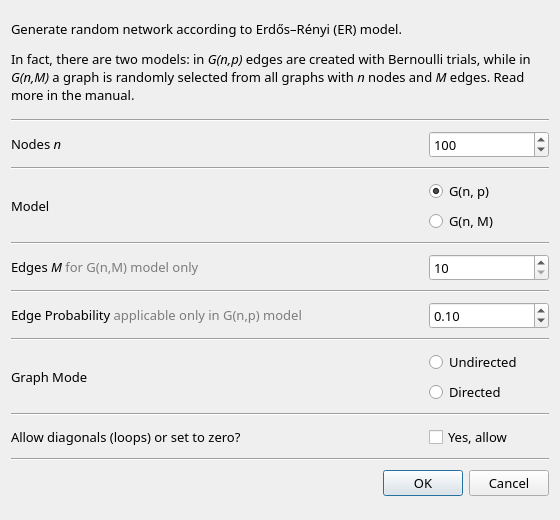
<?xml version="1.0" encoding="UTF-8"?>
<ui version="4.0">
 <class>RandErdosRenyiDialog</class>
 <widget class="QDialog" name="RandErdosRenyiDialog">
  <property name="geometry">
   <rect>
    <x>0</x>
    <y>0</y>
    <width>560</width>
    <height>520</height>
   </rect>
  </property>
  <property name="sizePolicy">
   <sizepolicy hsizetype="MinimumExpanding" vsizetype="MinimumExpanding">
    <horstretch>0</horstretch>
    <verstretch>0</verstretch>
   </sizepolicy>
  </property>
  <property name="minimumSize">
   <size>
    <width>560</width>
    <height>520</height>
   </size>
  </property>
  <property name="maximumSize">
   <size>
    <width>650</width>
    <height>539</height>
   </size>
  </property>
  <property name="font">
   <font>
    <pointsize>10</pointsize>
   </font>
  </property>
  <property name="windowTitle">
   <string>Erdős–Rényi network generator</string>
  </property>
  <layout class="QVBoxLayout" name="verticalLayout_4">
   <item>
    <widget class="QLabel" name="label_2">
     <property name="sizePolicy">
      <sizepolicy hsizetype="MinimumExpanding" vsizetype="Preferred">
       <horstretch>0</horstretch>
       <verstretch>0</verstretch>
      </sizepolicy>
     </property>
     <property name="minimumSize">
      <size>
       <width>540</width>
       <height>85</height>
      </size>
     </property>
     <property name="maximumSize">
      <size>
       <width>16777215</width>
       <height>96</height>
      </size>
     </property>
     <property name="font">
      <font>
       <family>Sans Serif</family>
      </font>
     </property>
     <property name="frameShape">
      <enum>QFrame::NoFrame</enum>
     </property>
     <property name="frameShadow">
      <enum>QFrame::Sunken</enum>
     </property>
     <property name="text">
      <string>&lt;html&gt;&lt;head/&gt;&lt;body&gt;&lt;p&gt;Generate random network according to Erdős–Rényi (ER) model. &lt;/p&gt;&lt;p&gt;In fact, there are two models: in &lt;span style=&quot; font-style:italic;&quot;&gt;G(n,p)&lt;/span&gt; edges are created with Bernoulli trials, while in &lt;span style=&quot; font-style:italic;&quot;&gt;G(n,M) &lt;/span&gt;a graph is randomly selected from all graphs with &lt;span style=&quot; font-style:italic;&quot;&gt;n&lt;/span&gt; nodes and &lt;span style=&quot; font-style:italic;&quot;&gt;M&lt;/span&gt; edges.  Read more in the manual.&lt;/p&gt;&lt;/body&gt;&lt;/html&gt;</string>
     </property>
     <property name="textFormat">
      <enum>Qt::RichText</enum>
     </property>
     <property name="wordWrap">
      <bool>true</bool>
     </property>
    </widget>
   </item>
   <item>
    <widget class="Line" name="line">
     <property name="orientation">
      <enum>Qt::Horizontal</enum>
     </property>
    </widget>
   </item>
   <item>
    <layout class="QHBoxLayout" name="horizontalLayout_2">
     <item>
      <widget class="QLabel" name="nodesLabel">
       <property name="sizePolicy">
        <sizepolicy hsizetype="MinimumExpanding" vsizetype="Preferred">
         <horstretch>0</horstretch>
         <verstretch>0</verstretch>
        </sizepolicy>
       </property>
       <property name="minimumSize">
        <size>
         <width>350</width>
         <height>0</height>
        </size>
       </property>
       <property name="font">
        <font>
         <family>Sans Serif</family>
        </font>
       </property>
       <property name="text">
        <string>&lt;html&gt;&lt;head/&gt;&lt;body&gt;&lt;p&gt;Nodes &lt;span style=&quot; font-style:italic;&quot;&gt;n&lt;/span&gt;&lt;/p&gt;&lt;/body&gt;&lt;/html&gt;</string>
       </property>
      </widget>
     </item>
     <item>
      <widget class="QSpinBox" name="nodesSpinBox">
       <property name="sizePolicy">
        <sizepolicy hsizetype="Fixed" vsizetype="Fixed">
         <horstretch>0</horstretch>
         <verstretch>0</verstretch>
        </sizepolicy>
       </property>
       <property name="minimumSize">
        <size>
         <width>120</width>
         <height>0</height>
        </size>
       </property>
       <property name="font">
        <font>
         <family>Sans Serif</family>
        </font>
       </property>
       <property name="minimum">
        <number>0</number>
       </property>
       <property name="maximum">
        <number>9999</number>
       </property>
       <property name="value">
        <number>100</number>
       </property>
      </widget>
     </item>
    </layout>
   </item>
   <item>
    <widget class="Line" name="line_2">
     <property name="orientation">
      <enum>Qt::Horizontal</enum>
     </property>
    </widget>
   </item>
   <item>
    <layout class="QHBoxLayout" name="horizontalLayout_5">
     <item>
      <widget class="QLabel" name="modelLabel">
       <property name="sizePolicy">
        <sizepolicy hsizetype="MinimumExpanding" vsizetype="Preferred">
         <horstretch>0</horstretch>
         <verstretch>0</verstretch>
        </sizepolicy>
       </property>
       <property name="minimumSize">
        <size>
         <width>350</width>
         <height>0</height>
        </size>
       </property>
       <property name="font">
        <font>
         <family>Sans Serif</family>
        </font>
       </property>
       <property name="text">
        <string>Model</string>
       </property>
      </widget>
     </item>
     <item>
      <layout class="QVBoxLayout" name="verticalLayout_3">
       <item>
        <widget class="QRadioButton" name="gnpRadioButton">
         <property name="minimumSize">
          <size>
           <width>120</width>
           <height>0</height>
          </size>
         </property>
         <property name="font">
          <font>
           <family>Sans Serif</family>
          </font>
         </property>
         <property name="toolTip">
          <string>&lt;!DOCTYPE HTML PUBLIC &quot;-//W3C//DTD HTML 4.0//EN&quot; &quot;http://www.w3.org/TR/REC-html40/strict.dtd&quot;&gt;
&lt;html&gt;&lt;head&gt;&lt;meta name=&quot;qrichtext&quot; content=&quot;1&quot; /&gt;&lt;style type=&quot;text/css&quot;&gt;
p, li { white-space: pre-wrap; }
&lt;/style&gt;&lt;/head&gt;&lt;body style=&quot; font-family:'Ubuntu'; font-size:10pt; font-weight:400; font-style:normal;&quot;&gt;
&lt;p style=&quot; margin-top:0px; margin-bottom:0px; margin-left:0px; margin-right:0px; -qt-block-indent:0; text-indent:0px;&quot;&gt;This will create a new random network using &lt;span style=&quot; font-weight:600;&quot;&gt;G(n,p)&lt;/span&gt; model, where&lt;/p&gt;
&lt;p style=&quot;-qt-paragraph-type:empty; margin-top:0px; margin-bottom:0px; margin-left:0px; margin-right:0px; -qt-block-indent:0; text-indent:0px;&quot;&gt;&lt;br /&gt;&lt;/p&gt;
&lt;p style=&quot; margin-top:0px; margin-bottom:0px; margin-left:0px; margin-right:0px; -qt-block-indent:0; text-indent:0px;&quot;&gt;&lt;span style=&quot; font-weight:600;&quot;&gt;n&lt;/span&gt; is the number of nodes in the final graph&lt;/p&gt;
&lt;p style=&quot;-qt-paragraph-type:empty; margin-top:0px; margin-bottom:0px; margin-left:0px; margin-right:0px; -qt-block-indent:0; text-indent:0px;&quot;&gt;&lt;br /&gt;&lt;/p&gt;
&lt;p style=&quot; margin-top:0px; margin-bottom:0px; margin-left:0px; margin-right:0px; -qt-block-indent:0; text-indent:0px;&quot;&gt;&lt;span style=&quot; font-weight:600;&quot;&gt;p&lt;/span&gt; is the probability with which an edge is included in the graph&lt;/p&gt;
&lt;p style=&quot;-qt-paragraph-type:empty; margin-top:0px; margin-bottom:0px; margin-left:0px; margin-right:0px; -qt-block-indent:0; text-indent:0px;&quot;&gt;&lt;br /&gt;&lt;/p&gt;
&lt;p style=&quot; margin-top:0px; margin-bottom:0px; margin-left:0px; margin-right:0px; -qt-block-indent:0; text-indent:0px;&quot;&gt;If you select this model, you must enter the number of nodes n and the edge probability p. &lt;/p&gt;
&lt;p style=&quot;-qt-paragraph-type:empty; margin-top:0px; margin-bottom:0px; margin-left:0px; margin-right:0px; -qt-block-indent:0; text-indent:0px;&quot;&gt;&lt;br /&gt;&lt;/p&gt;
&lt;p style=&quot; margin-top:0px; margin-bottom:0px; margin-left:0px; margin-right:0px; -qt-block-indent:0; text-indent:0px;&quot;&gt;You may also select if the final network will be undirected or directed and if you want to allow nodes to link to themselves (diagonal non zero).&lt;/p&gt;&lt;/body&gt;&lt;/html&gt;</string>
         </property>
         <property name="text">
          <string>G(n, p)</string>
         </property>
         <property name="checked">
          <bool>true</bool>
         </property>
         <property name="autoExclusive">
          <bool>false</bool>
         </property>
        </widget>
       </item>
       <item>
        <widget class="QRadioButton" name="gnmRadioButton">
         <property name="minimumSize">
          <size>
           <width>100</width>
           <height>0</height>
          </size>
         </property>
         <property name="font">
          <font>
           <family>Sans Serif</family>
          </font>
         </property>
         <property name="toolTip">
          <string>&lt;html&gt;&lt;head/&gt;&lt;body&gt;&lt;p&gt;This will create a new random network using &lt;span style=&quot; font-weight:600;&quot;&gt;G(n,M)&lt;/span&gt; model, where&lt;/p&gt;&lt;p&gt;&lt;span style=&quot; font-weight:600;&quot;&gt; n&lt;/span&gt; is the number of nodes in the final graph&lt;/p&gt;&lt;p&gt;&lt;span style=&quot; font-weight:600;&quot;&gt; M&lt;/span&gt; is the number of edges in the final graph&lt;/p&gt;&lt;p&gt;If you select this model, you must enter both the number of nodes n and the number of edges M&lt;/p&gt;&lt;p&gt;You may also select if the final network will be undirected or directed and if you want to allow nodes to link to themselves (diagonal non zero).&lt;/p&gt;&lt;/body&gt;&lt;/html&gt;</string>
         </property>
         <property name="text">
          <string>G(n, M)</string>
         </property>
         <property name="checked">
          <bool>false</bool>
         </property>
         <property name="autoExclusive">
          <bool>false</bool>
         </property>
        </widget>
       </item>
      </layout>
     </item>
    </layout>
   </item>
   <item>
    <widget class="Line" name="line_3">
     <property name="orientation">
      <enum>Qt::Horizontal</enum>
     </property>
    </widget>
   </item>
   <item>
    <layout class="QHBoxLayout" name="horizontalLayout_6">
     <property name="sizeConstraint">
      <enum>QLayout::SetMinimumSize</enum>
     </property>
     <item>
      <widget class="QLabel" name="label_4">
       <property name="sizePolicy">
        <sizepolicy hsizetype="MinimumExpanding" vsizetype="Preferred">
         <horstretch>0</horstretch>
         <verstretch>0</verstretch>
        </sizepolicy>
       </property>
       <property name="minimumSize">
        <size>
         <width>350</width>
         <height>0</height>
        </size>
       </property>
       <property name="font">
        <font>
         <family>Sans Serif</family>
        </font>
       </property>
       <property name="text">
        <string>&lt;html&gt;&lt;head/&gt;&lt;body&gt;&lt;p&gt;Edges &lt;span style=&quot; font-style:italic;&quot;&gt;M &lt;/span&gt;&lt;span style=&quot; color:#7c7c7c;&quot;&gt;for G(n,M) model only&lt;/span&gt;&lt;/p&gt;&lt;/body&gt;&lt;/html&gt;</string>
       </property>
      </widget>
     </item>
     <item>
      <widget class="QSpinBox" name="edgesSpinBox">
       <property name="minimumSize">
        <size>
         <width>120</width>
         <height>0</height>
        </size>
       </property>
       <property name="font">
        <font>
         <family>Sans Serif</family>
        </font>
       </property>
       <property name="minimum">
        <number>10</number>
       </property>
       <property name="maximum">
        <number>9999</number>
       </property>
      </widget>
     </item>
    </layout>
   </item>
   <item>
    <widget class="Line" name="line_4">
     <property name="orientation">
      <enum>Qt::Horizontal</enum>
     </property>
    </widget>
   </item>
   <item>
    <layout class="QHBoxLayout" name="horizontalLayout">
     <item>
      <widget class="QLabel" name="probLabel">
       <property name="sizePolicy">
        <sizepolicy hsizetype="MinimumExpanding" vsizetype="Preferred">
         <horstretch>0</horstretch>
         <verstretch>0</verstretch>
        </sizepolicy>
       </property>
       <property name="minimumSize">
        <size>
         <width>350</width>
         <height>0</height>
        </size>
       </property>
       <property name="font">
        <font>
         <family>Sans Serif</family>
        </font>
       </property>
       <property name="text">
        <string>&lt;html&gt;&lt;head/&gt;&lt;body&gt;&lt;p&gt;Edge Probability &lt;span style=&quot; color:#7c7c7c;&quot;&gt;applicable only in G(n,p) model&lt;/span&gt;&lt;/p&gt;&lt;/body&gt;&lt;/html&gt;</string>
       </property>
      </widget>
     </item>
     <item>
      <widget class="QDoubleSpinBox" name="probDoubleSpinBox">
       <property name="sizePolicy">
        <sizepolicy hsizetype="Fixed" vsizetype="Fixed">
         <horstretch>0</horstretch>
         <verstretch>0</verstretch>
        </sizepolicy>
       </property>
       <property name="minimumSize">
        <size>
         <width>120</width>
         <height>0</height>
        </size>
       </property>
       <property name="font">
        <font>
         <family>Sans Serif</family>
        </font>
       </property>
       <property name="minimum">
        <double>0.010000000000000</double>
       </property>
       <property name="maximum">
        <double>1.000000000000000</double>
       </property>
       <property name="singleStep">
        <double>0.010000000000000</double>
       </property>
       <property name="value">
        <double>0.100000000000000</double>
       </property>
      </widget>
     </item>
    </layout>
   </item>
   <item>
    <widget class="Line" name="line_5">
     <property name="orientation">
      <enum>Qt::Horizontal</enum>
     </property>
    </widget>
   </item>
   <item>
    <layout class="QHBoxLayout" name="horizontalLayout_3">
     <item>
      <widget class="QLabel" name="label">
       <property name="sizePolicy">
        <sizepolicy hsizetype="MinimumExpanding" vsizetype="Preferred">
         <horstretch>0</horstretch>
         <verstretch>0</verstretch>
        </sizepolicy>
       </property>
       <property name="minimumSize">
        <size>
         <width>350</width>
         <height>0</height>
        </size>
       </property>
       <property name="font">
        <font>
         <family>Sans Serif</family>
        </font>
       </property>
       <property name="text">
        <string>Graph Mode</string>
       </property>
      </widget>
     </item>
     <item>
      <layout class="QVBoxLayout" name="verticalLayout">
       <item>
        <widget class="QRadioButton" name="undirectedRadioButton">
         <property name="sizePolicy">
          <sizepolicy hsizetype="Fixed" vsizetype="Fixed">
           <horstretch>0</horstretch>
           <verstretch>0</verstretch>
          </sizepolicy>
         </property>
         <property name="minimumSize">
          <size>
           <width>120</width>
           <height>0</height>
          </size>
         </property>
         <property name="font">
          <font>
           <family>Sans Serif</family>
          </font>
         </property>
         <property name="text">
          <string>Undirected</string>
         </property>
         <property name="checked">
          <bool>false</bool>
         </property>
         <property name="autoExclusive">
          <bool>false</bool>
         </property>
        </widget>
       </item>
       <item>
        <widget class="QRadioButton" name="directedRadioButton">
         <property name="sizePolicy">
          <sizepolicy hsizetype="Fixed" vsizetype="Fixed">
           <horstretch>0</horstretch>
           <verstretch>0</verstretch>
          </sizepolicy>
         </property>
         <property name="minimumSize">
          <size>
           <width>120</width>
           <height>0</height>
          </size>
         </property>
         <property name="font">
          <font>
           <family>Sans Serif</family>
          </font>
         </property>
         <property name="text">
          <string>Directed</string>
         </property>
         <property name="checked">
          <bool>false</bool>
         </property>
         <property name="autoExclusive">
          <bool>false</bool>
         </property>
        </widget>
       </item>
      </layout>
     </item>
    </layout>
   </item>
   <item>
    <widget class="Line" name="line_6">
     <property name="orientation">
      <enum>Qt::Horizontal</enum>
     </property>
    </widget>
   </item>
   <item>
    <layout class="QHBoxLayout" name="horizontalLayout_4">
     <item>
      <widget class="QLabel" name="label_3">
       <property name="sizePolicy">
        <sizepolicy hsizetype="MinimumExpanding" vsizetype="Preferred">
         <horstretch>0</horstretch>
         <verstretch>0</verstretch>
        </sizepolicy>
       </property>
       <property name="minimumSize">
        <size>
         <width>350</width>
         <height>0</height>
        </size>
       </property>
       <property name="font">
        <font>
         <family>Sans Serif</family>
        </font>
       </property>
       <property name="text">
        <string>Allow diagonals (loops) or set to zero?</string>
       </property>
      </widget>
     </item>
     <item>
      <layout class="QVBoxLayout" name="verticalLayout_2">
       <item>
        <widget class="QCheckBox" name="diagCheckBox">
         <property name="sizePolicy">
          <sizepolicy hsizetype="Fixed" vsizetype="Fixed">
           <horstretch>0</horstretch>
           <verstretch>0</verstretch>
          </sizepolicy>
         </property>
         <property name="minimumSize">
          <size>
           <width>120</width>
           <height>0</height>
          </size>
         </property>
         <property name="font">
          <font>
           <family>Sans Serif</family>
          </font>
         </property>
         <property name="text">
          <string>Yes, allow</string>
         </property>
         <property name="checked">
          <bool>false</bool>
         </property>
        </widget>
       </item>
      </layout>
     </item>
    </layout>
   </item>
   <item>
    <widget class="Line" name="line_7">
     <property name="orientation">
      <enum>Qt::Horizontal</enum>
     </property>
    </widget>
   </item>
   <item>
    <widget class="QDialogButtonBox" name="buttonBox">
     <property name="font">
      <font>
       <family>Sans Serif</family>
       <pointsize>10</pointsize>
       <weight>50</weight>
       <bold>false</bold>
      </font>
     </property>
     <property name="orientation">
      <enum>Qt::Horizontal</enum>
     </property>
     <property name="standardButtons">
      <set>QDialogButtonBox::Cancel|QDialogButtonBox::Ok</set>
     </property>
    </widget>
   </item>
  </layout>
 </widget>
 <resources/>
 <connections>
  <connection>
   <sender>buttonBox</sender>
   <signal>accepted()</signal>
   <receiver>RandErdosRenyiDialog</receiver>
   <slot>accept()</slot>
   <hints>
    <hint type="sourcelabel">
     <x>257</x>
     <y>373</y>
    </hint>
    <hint type="destinationlabel">
     <x>157</x>
     <y>274</y>
    </hint>
   </hints>
  </connection>
  <connection>
   <sender>buttonBox</sender>
   <signal>rejected()</signal>
   <receiver>RandErdosRenyiDialog</receiver>
   <slot>reject()</slot>
   <hints>
    <hint type="sourcelabel">
     <x>325</x>
     <y>373</y>
    </hint>
    <hint type="destinationlabel">
     <x>286</x>
     <y>274</y>
    </hint>
   </hints>
  </connection>
 </connections>
</ui>
